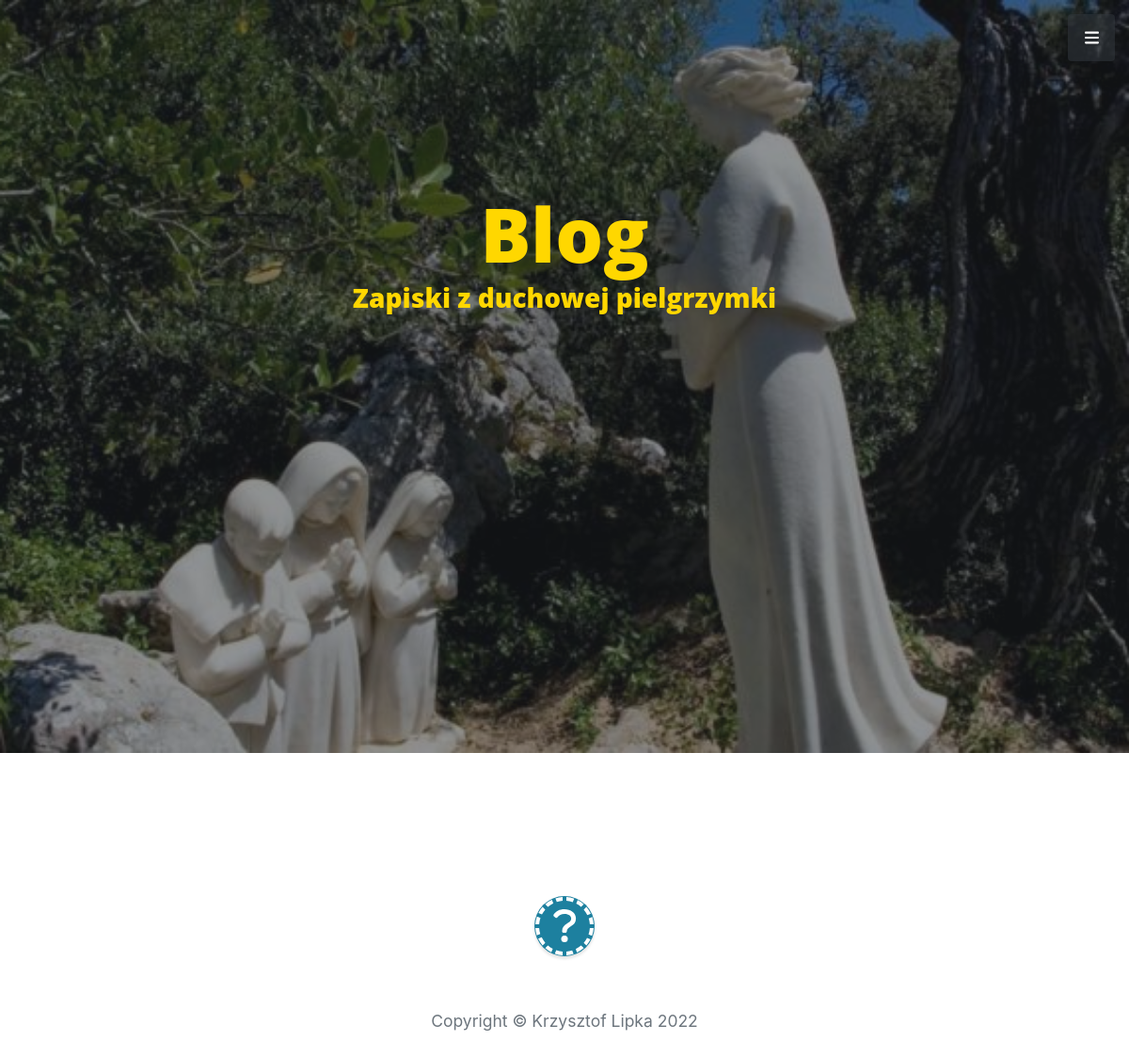
The page /blog/ on the database as committed earlier.
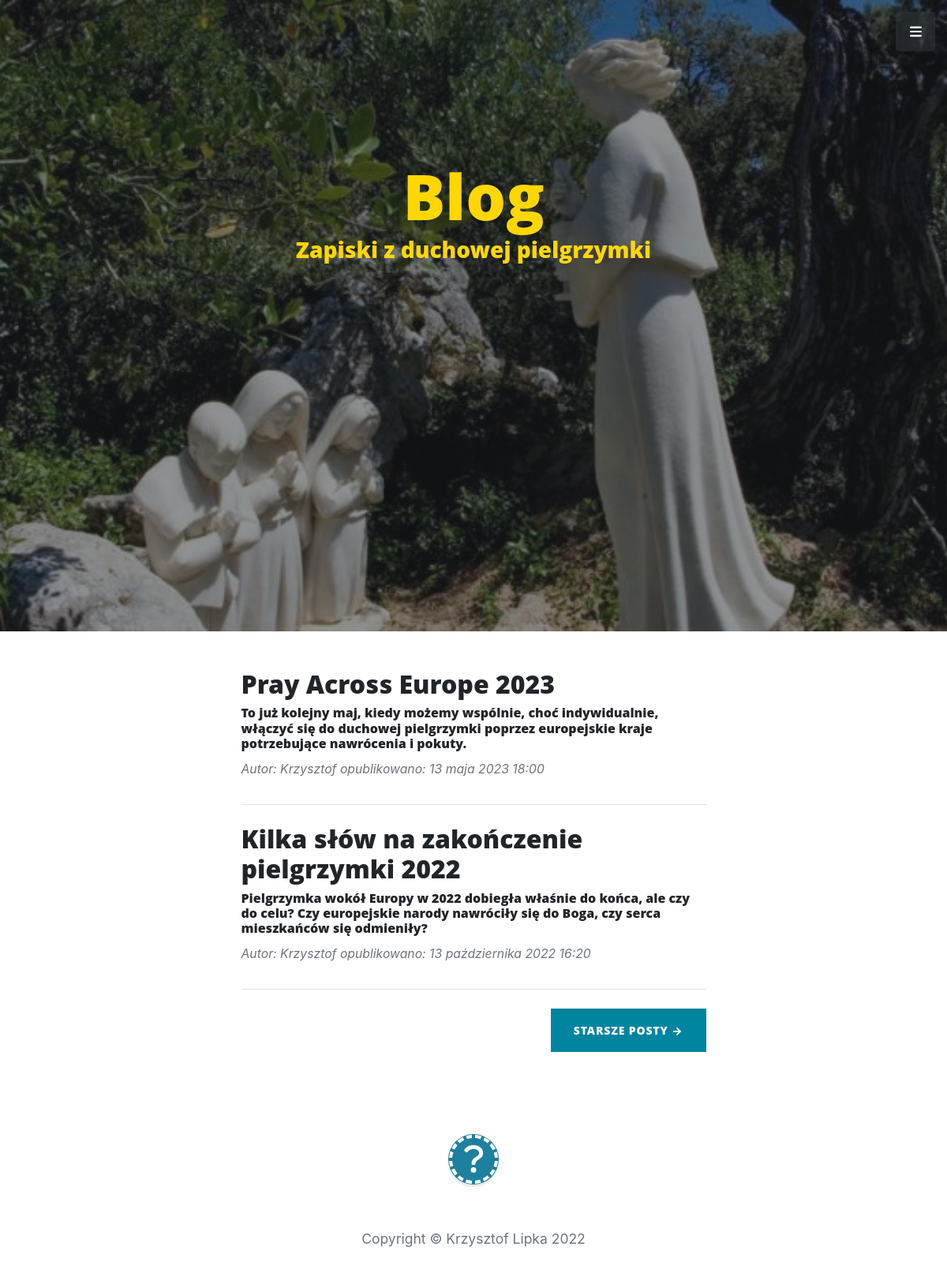
The same page on the database as committed later.
### blog/models.py (models this page shows, shortened)
class Article(models.Model):
    title = models.CharField(max_length=250)
    sneak_peek = models.CharField(blank = True, max_length=300)
    content_pl = models.TextField(blank = True)
    content_eng = models.TextField(blank = True)
    date_posted = models.DateTimeField(default = datetime.now)
    author = models.ForeignKey(User, on_delete=models.CASCADE)
    blog_img = models.ImageField(blank = True, upload_to = 'blog_pcs')

### blog/views.py (the view)
# urls.py: path('', ArticleListView.as_view(), name = 'blog-home'), #czy to jest ok, że na pierwszej pozycji jest 'blog'??
class ArticleListView(ListView):
    model = Article
    template_name = 'blog/home.html'
    context_object_name ='posts'
    ordering = ['-date_posted']
    paginate_by = 2

### blog/templates/blog/home.html (shortened to what this page needs)
{% extends 'core/base.html' %}
{% load static %}
{% block content %}
        <link rel="stylesheet" type = "text/css" href="{% static 'blog/base.css' %}"  />
        <header class="masthead">
            <div class="container position-relative px-4 px-lg-5">
                <div class="row gx-4 gx-lg-5 justify-content-center">
                    <div class="col-md-10 col-lg-8 col-xl-7">
                        <div class="site-heading">
                            <h1 class="mb-1"><font color = "#FFD700">Blog</font></h1>
                            <h3 class="mb-5"><font color = "#FFD700">Zapiski z duchowej pielgrzymki</font></h3>
                        </div>
                    </div>
                </div>
            </div>
        </header>
    {% for post in posts %}
        <div class="container px-4 px-lg-5">
            <div class="row gx-4 gx-lg-5 justify-content-center">
                <div class="col-md-10 col-lg-8 col-xl-7">
                    <div class="post-preview">
                        <a href="{%url 'article-detail' post.id%}">
                            <h2 class="article-title">{{ post.title }}</h2>
                            <h6 class="article-content">{{ post.sneak_peek }}</h6>
                        </a>
                        <p class="post-meta">
                           <small>Autor: {{ post.author }} opublikowano: {{ post.date_posted }}</small>
                        </p>
                    </div>
                    <hr class="my-4" />
                </div>
            </div>
        </div>
    {% endfor %}
 <div class="container px-4 px-lg-5">
            <div class="row gx-4 gx-lg-5 justify-content-center">
                <div class="col-md-10 col-lg-8 col-xl-7">
            <div class="d-flex justify-content-end mb-4">
            {% if page_obj.has_next %}
                <a class="btn btn-primary text-uppercase" href="?page={{ page_obj.next_page_number }}">Starsze posty →</a>
            {% endif %}
            </div>
                </div>
            </div>
 </div>
{% endblock %}

### core/templates/core/base.html (shortened to what this page needs)
{% load static %}
<!DOCTYPE html>
<html lang="en">
    <head>
        <link href="{%static 'https://cdnjs.cloudflare.com/ajax/libs/simple-line-icons/2.5.5/css/simple-line-icons.min.css' %}" rel="stylesheet" />
        <link rel="stylesheet" href="https://cdnjs.cloudflare.com/ajax/libs/font-awesome/4.7.0/css/font-awesome.min.css">
        <link rel="stylesheet" type = "text/css" href="{% static 'core/base.css' %}"  />
    </head>
    <body id="page-top">
        <a class="menu-toggle rounded" href="{%static '#'%}"></a>
        {%block content%}{%endblock%}
        <footer class="footer text-center">
            <div class="container px-4 px-lg-5">
                <ul class="list-inline mb-5">
                    <li class="list-inline-item">
                        <a class="social-link rounded-circle text-white mr-3 fa fa-facebook" href="https://www.facebook.com/prayacrosseurope/"></a>
                    </li>
                </ul>
                <p class="text-muted small mb-0">Copyright &copy; Krzysztof Lipka 2022</p>
            </div>
        </footer>
    </body>
</html>

Rows that differ between the two databases and show on the page:
added Article: title "Pray Across Europe 2023", sneak_peek "To już kolejny maj, kiedy możemy wspólnie, choć indywidualnie, włączyć się do duchowej pielgrzymki poprzez europejskie kraje potrzebujące nawrócenia i pokuty.", author "Krzysztof", date_posted "13 maja 2023 18:00"
added Article: title "Kilka słów na zakończenie pielgrzymki 2022", sneak_peek "Pielgrzymka wokół Europy w 2022 dobiegła właśnie do końca, ale czy do celu? Czy europejskie narody nawróciły się do Boga, czy serca mieszkańców się odmieniły?", author "Krzysztof", date_posted "13 października 2022 16:20"
Other text that changed with them:
text now shown: "STARSZE POSTY →"
